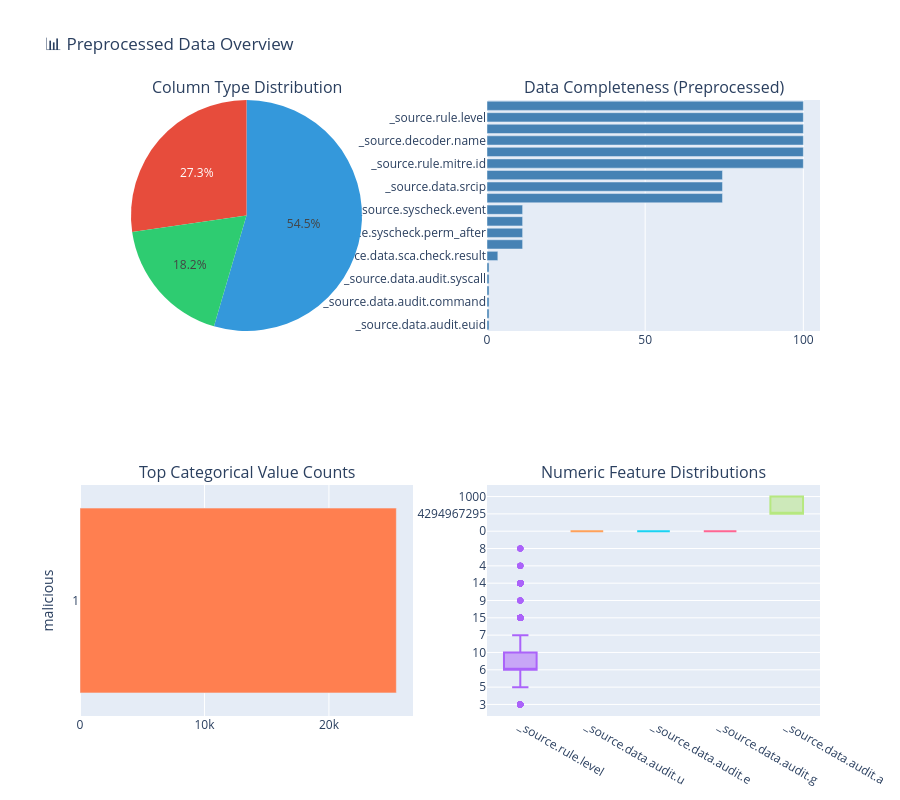

Notebook code for this chart:
### Code cell
# ============================================================================
# 📊 VISUALIZE PREPROCESSED DATA
# ============================================================================

print("=" * 70)
print("📊 VISUALIZING PREPROCESSED DATA")
print("=" * 70)

# Filter column lists to what actually exists in the combined df
_text_cols = [c for c in text_columns if c in df.columns]
_cat_cols = [c for c in categorical_columns if c in df.columns]
_num_cols = [c for c in numeric_columns if c in df.columns]

# Create visualization
fig = make_subplots(
    rows=2, cols=2,
    subplot_titles=(
        'Column Type Distribution',
        'Data Completeness (Preprocessed)',
        'Top Categorical Value Counts',
        'Numeric Feature Distributions'
    ),
    specs=[[{"type": "pie"}, {"type": "bar"}],
           [{"type": "bar"}, {"type": "box"}]]
)

# 1. Column type distribution (pie)
type_counts = pd.Series({
    'Text': len(_text_cols),
    'Categorical': len(_cat_cols),
    'Numeric': len(_num_cols)
})
fig.add_trace(
    go.Pie(labels=type_counts.index, values=type_counts.values,
           marker_colors=['#2ecc71', '#3498db', '#e74c3c']),
    row=1, col=1
)

# 2. Data completeness
completeness = (df.notna().sum() / len(df) * 100).sort_values(ascending=True).tail(20)
fig.add_trace(
    go.Bar(x=completeness.values, y=[c[:30] for c in completeness.index],
           orientation='h', marker_color='steelblue'),
    row=1, col=2
)

# 3. Top categorical value counts (for first categorical column with reasonable cardinality)
cat_col = None
for c in _cat_cols:
    if c in df.columns and df[c].nunique() <= 20:
        cat_col = c
        break

if cat_col:
    value_counts = df[cat_col].value_counts().head(10)
    fig.add_trace(
        go.Bar(x=value_counts.values, y=[str(v)[:20] for v in value_counts.index],
               orientation='h', marker_color='coral'),
        row=2, col=1
    )
    fig.update_yaxes(title_text=cat_col[:30], row=2, col=1)

# 4. Numeric distributions
if _num_cols:
    for col in _num_cols[:5]:
        fig.add_trace(
            go.Box(y=df[col].dropna(), name=col[:20], boxpoints='outliers'),
            row=2, col=2
        )

fig.update_layout(
    height=800,
    title_text="📊 Preprocessed Data Overview",
    showlegend=False
)
fig.show()

# Save figure
fig.write_html(f"{CONFIG['output_dir']}/preprocessed_data_overview.html")
print(f"✅ Visualization saved to {CONFIG['output_dir']}/preprocessed_data_overview.html")
print("=" * 70)

### Figure 1 — Plotly figure (JSON) as saved in the notebook; plotly's stock layout.template omitted (floating-point values rounded to 4 significant figures; data arrays with more than 128 entries replaced by an {"elided": "..."} marker saying what was removed)
{"data": [{"domain": {"x": [0, 0.45], "y": [0.625, 1]}, "labels": ["Text", "Categorical", "Numeric"], "marker": {"colors": ["#2ecc71", "#3498db", "#e74c3c"]}, "type": "pie", "values": [4, 12, 6]}, {"marker": {"color": "steelblue"}, "orientation": "h", "type": "bar", "x": [0.6491, 0.6491, 0.6491, 0.6491, 0.6491, 0.6491, 3.423, 11.26, 11.26, 11.26, 11.26, 74.44, 74.44, 74.44, 100.0, 100.0, 100.0, 100.0, 100.0, 100.0], "xaxis": "x", "y": ["_source.data.audit.euid", "_source.data.audit.uid", "_source.data.audit.command", "_source.data.audit.exe", "_source.data.audit.syscall", "_source.data.audit.auid", "_source.data.sca.check.result", "_source.syscheck.size_after", "_source.syscheck.perm_after", "_source.syscheck.path", "_source.syscheck.event", "_source.data.url", "_source.data.srcip", "_source.data.protocol", "_source.rule.mitre.id", "_source.rule.mitre.tactic", "_source.decoder.name", "_source.rule.groups", "_source.rule.level", "malicious"], "yaxis": "y"}, {"marker": {"color": "coral"}, "orientation": "h", "type": "bar", "x": [25418], "xaxis": "x2", "y": ["1"], "yaxis": "y2"}, {"boxpoints": "outliers", "name": "_source.rule.level", "type": "box", "xaxis": "x3", "y": {"elided": "25418 str values"}, "yaxis": "y3"}, {"boxpoints": "outliers", "name": "_source.data.audit.u", "type": "box", "xaxis": "x3", "y": {"elided": "165 str values"}, "yaxis": "y3"}, {"boxpoints": "outliers", "name": "_source.data.audit.e", "type": "box", "xaxis": "x3", "y": {"elided": "165 str values"}, "yaxis": "y3"}, {"boxpoints": "outliers", "name": "_source.data.audit.g", "type": "box", "xaxis": "x3", "y": {"elided": "165 str values"}, "yaxis": "y3"}, {"boxpoints": "outliers", "name": "_source.data.audit.a", "type": "box", "xaxis": "x3", "y": {"elided": "165 str values"}, "yaxis": "y3"}], "layout": {"annotations": [{"font": {"size": 16}, "showarrow": false, "text": "Column Type Distribution", "x": 0.225, "xanchor": "center", "xref": "paper", "y": 1, "yanchor": "bottom", "yref": "paper"}, {"font": {"size": 16}, "showarrow": false, "text": "Data Completeness (Preprocessed)", "x": 0.775, "xanchor": "center", "xref": "paper", "y": 1, "yanchor": "bottom", "yref": "paper"}, {"font": {"size": 16}, "showarrow": false, "text": "Top Categorical Value Counts", "x": 0.225, "xanchor": "center", "xref": "paper", "y": 0.375, "yanchor": "bottom", "yref": "paper"}, {"font": {"size": 16}, "showarrow": false, "text": "Numeric Feature Distributions", "x": 0.775, "xanchor": "center", "xref": "paper", "y": 0.375, "yanchor": "bottom", "yref": "paper"}], "height": 800, "showlegend": false, "title": {"text": "📊 Preprocessed Data Overview"}, "xaxis": {"anchor": "y", "domain": [0.55, 1]}, "xaxis2": {"anchor": "y2", "domain": [0, 0.45]}, "xaxis3": {"anchor": "y3", "domain": [0.55, 1]}, "yaxis": {"anchor": "x", "domain": [0.625, 1]}, "yaxis2": {"anchor": "x2", "domain": [0, 0.375], "title": {"text": "malicious"}}, "yaxis3": {"anchor": "x3", "domain": [0, 0.375]}}}
